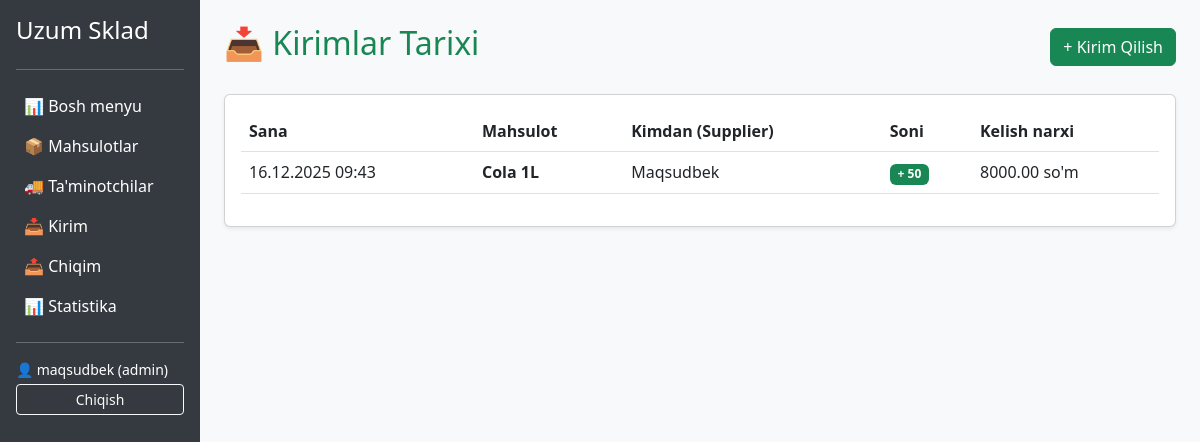
The app's page /stock-in/ (signed in) with its own data.
### accounts/models.py (models this page shows, shortened)
class CustomUser(AbstractUser):
    ROLE_CHOICES = (
        ('admin', 'Admin'),
        ('client', 'Client')
    )
    role = models.CharField(max_length = 10, choices = ROLE_CHOICES, default = 'client')
    created_at = models.DateTimeField(auto_now_add = True)

### stock/models.py (models this page shows, shortened)
class Stock_in(models.Model):
    product = models.ForeignKey(Product, on_delete=models.CASCADE, related_name='stock_ins')
    supplier = models.ForeignKey(Supplier, on_delete=models.CASCADE, related_name='stock_ins')
    quantity = models.PositiveIntegerField()
    purchase_price = models.DecimalField(max_digits=10, decimal_places=2)
    created_at = models.DateTimeField(auto_now_add = True)

### products/models.py (models this page shows, shortened)
class Product(models.Model):
    name = models.CharField(max_length=100)
    sku = models.CharField(max_length=50, unique = True)
    category = models.CharField(max_length=100)
    supplier = models.ForeignKey('suppliers.Supplier', on_delete=models.CASCADE, related_name='products')
    stock = models.IntegerField(default = 0)
    price = models.DecimalField(max_digits=10, decimal_places=2)
    min_stock = models.IntegerField(default = 10)
    created_at = models.DateTimeField(auto_now_add=True)

### suppliers/models.py (models this page shows, shortened)
class Supplier(models.Model):
    name = models.CharField(max_length=150)
    phone = models.CharField(max_length=15)
    company = models.CharField(max_length=150)
    address = models.TextField(max_length=150)
    created_ad = models.DateTimeField(auto_now_add=True)

### stock/views.py (the view)
# urls.py: path('stock-in/', stock_in_list, name='stock_in_list'),
@login_required
def stock_in_list(request):
    stock_ins = Stock_in.objects.all().order_by('-created_at')
    return render(request, 'stock/stock_in_list.html', {'stock_ins': stock_ins})

### templates/stock/stock_in_list.html
{% extends 'base.html' %}
{% block content %}
<div class="d-flex justify-content-between align-items-center mb-4">
    <h2 class="text-success">📥 Kirimlar Tarixi</h2>
    <a href="{% url 'stock_in_create' %}" class="btn btn-success">+ Kirim Qilish</a>
</div>
<div class="card shadow-sm">
    <div class="card-body">
        <table class="table table-hover">
            <thead>
                <tr>
                    <th>Sana</th>
                    <th>Mahsulot</th>
                    <th>Kimdan (Supplier)</th>
                    <th>Soni</th>
                    <th>Kelish narxi</th>
                </tr>
            </thead>
            <tbody>
                {% for item in stock_ins %}
                <tr>
                    <td>{{ item.created_at|date:"d.m.Y H:i" }}</td>
                    <td><strong>{{ item.product.name }}</strong></td>
                    <td>{{ item.supplier.name }}</td>
                    <td><span class="badge bg-success">+ {{ item.quantity }}</span></td>
                    <td>{{ item.purchase_price }} so'm</td>
                </tr>
                {% empty %}
                <tr><td colspan="5" class="text-center">Hali kirim qilinmagan.</td></tr>
                {% endfor %}
            </tbody>
        </table>
    </div>
</div>
{% endblock %}

### templates/base.html (shortened to what this page needs)
<!DOCTYPE html>
<html lang="uz">
<head>
    <link href="https://cdn.jsdelivr.net/npm/bootstrap@5.3.0/dist/css/bootstrap.min.css" rel="stylesheet">
</head>
<body>
<div class="container-fluid">
    <div class="row">
<div class="col-md-2 sidebar p-3 text-white" style="background-color: #343a40; min-height: 100vh;">
    <h4 class="mb-4">Uzum Sklad</h4>
    <hr>
    <a href="{% url 'dashboard' %}" class="d-block text-white text-decoration-none p-2 hover-effect">
        📊 Bosh menyu
    </a>
    <a href="{% url 'product_list' %}" class="d-block text-white text-decoration-none p-2 hover-effect">
        📦 Mahsulotlar
    </a>
    {% if user.role == 'admin' %}
        <a href="{% url 'supplier_list' %}" class="d-block text-white text-decoration-none p-2 hover-effect">
            🚚 Ta'minotchilar
        </a>
        <a href="{% url 'stock_in_list' %}" class="d-block text-white text-decoration-none p-2 hover-effect">
            📥 Kirim
        </a>
        <a href="{% url 'stock_out_list' %}" class="d-block text-white text-decoration-none p-2 hover-effect">
            📤 Chiqim
        </a>
        <a href="{% url 'statistics' %}" class="d-block text-white text-decoration-none p-2 hover-effect">
            📊 Statistika
        </a>
    {% endif %}
    <hr>
    {% if user.is_authenticated %}
        <div class="mt-3">
            <p class="small mb-1">👤 {{ user.username }} ({{ user.role }})</p>
            <form action="{% url 'logout' %}" method="post">
                <button type="submit" class="btn btn-outline-light btn-sm w-100">Chiqish</button>
            </form>
        </div>
    {% else %}
        <a href="{% url 'login' %}" class="btn btn-primary w-100">Kirish</a>
    {% endif %}
</div>
        <div class="col-md-10 p-4">
            {% block content %}
            {% endblock %}
        </div>
    </div>
</div>
</body>
</html>

### templates/base.html (style rules this page uses)
body { background-color: #f8f9fa; }
.sidebar { min-height: 100vh; background-color: #343a40; color: white; }
.sidebar a { color: white; text-decoration: none; padding: 10px; display: block; }

### records on screen
CustomUser: username "maqsudbek", role "admin"
Stock_in: created_at "16.12.2025 09:43", product.name "Cola 1L", supplier.name "Maqsudbek", quantity "50", purchase_price "8000.00"
